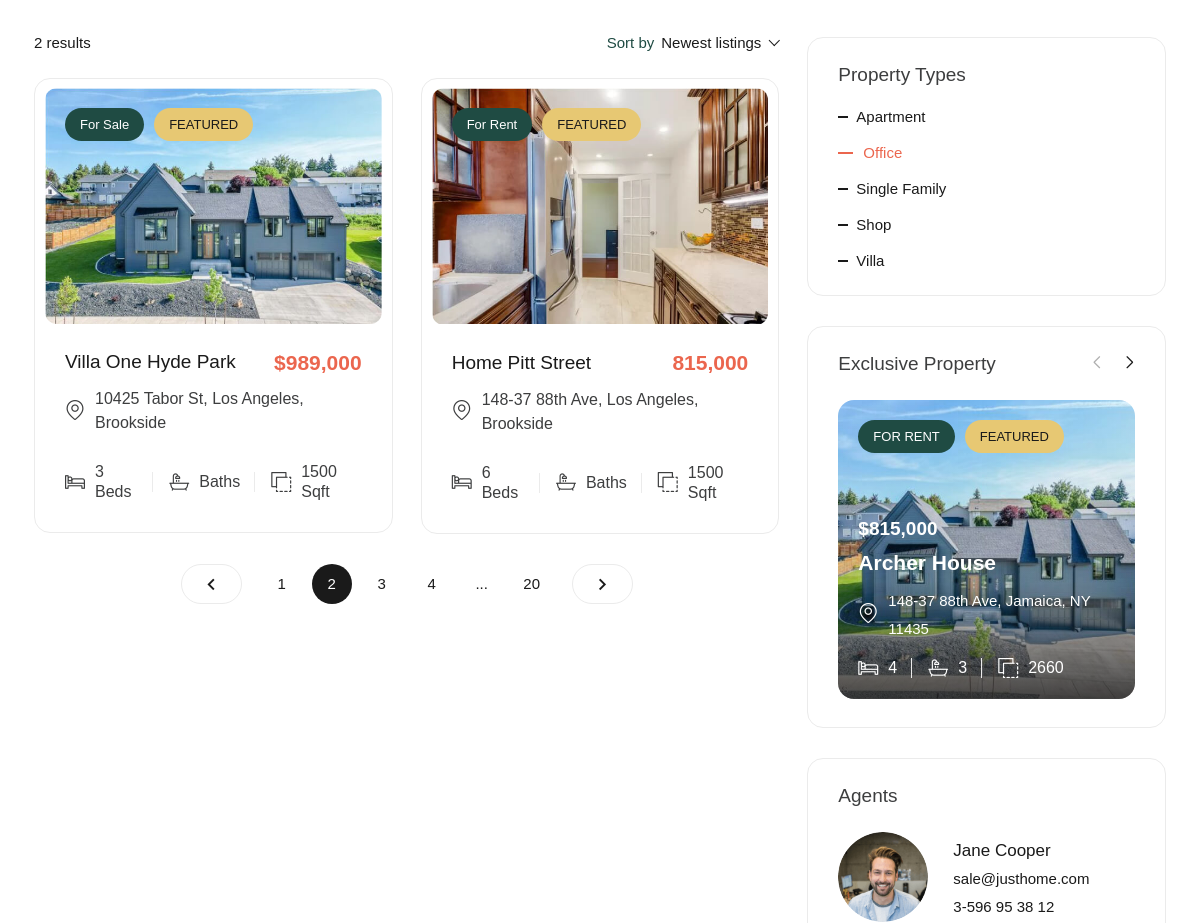
Before: /app/ (signed in, middle part) with the older database file.
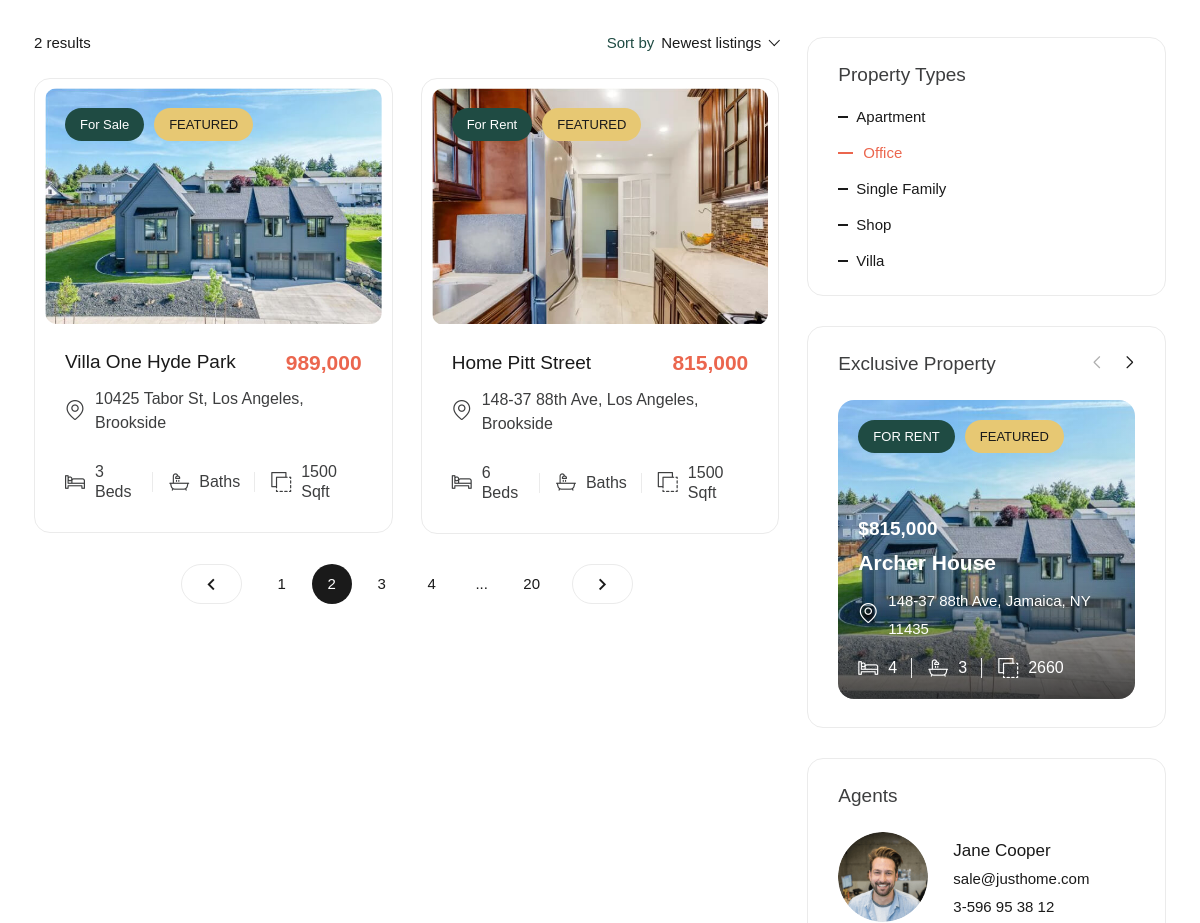
After: the same page with the newer database file.
### main/models.py (models this page shows, shortened)
class Property(models.Model):
	image_one = models.FileField(upload_to='account_files/profile_photos/', blank=True, default="none")
	image_two = models.FileField(upload_to='account_files/profile_photos/', blank=True, default="none")
	image_three = models.FileField(upload_to='account_files/profile_photos/', blank=True, default="none")
	image_four = models.FileField(upload_to='account_files/profile_photos/', blank=True, default="none")
	image_five = models.FileField(upload_to='account_files/profile_photos/', blank=True, default="none")
	image_six = models.FileField(upload_to='account_files/profile_photos/', blank=True, default="none")
	image_seven = models.FileField(upload_to='account_files/profile_photos/', blank=True, default="none")
	image_eight = models.FileField(upload_to='account_files/profile_photos/', blank=True, default="none")
	image_nine = models.FileField(upload_to='account_files/profile_photos/', blank=True, default="none")
	image_ten = models.FileField(upload_to='account_files/profile_photos/', blank=True, default="none")
	image_eleven = models.FileField(upload_to='account_files/profile_photos/', blank=True, default="none")
	image_twelve = models.FileField(upload_to='account_files/profile_photos/', blank=True, default="none")
	image_thirteen = models.FileField(upload_to='account_files/profile_photos/', blank=True, default="none")
	image_fourtheen = models.FileField(upload_to='account_files/profile_photos/', blank=True, default="none")
	image_fivetheen = models.FileField(upload_to='account_files/profile_photos/', blank=True, default="none")
	image_sixteen = models.FileField(upload_to='account_files/profile_photos/', blank=True, default="none")
	image_seventeen = models.FileField(upload_to='account_files/profile_photos/', blank=True, default="none")
	image_eighteen = models.FileField(upload_to='account_files/profile_photos/', blank=True, default="none")
	image_nineteen = models.FileField(upload_to='account_files/profile_photos/', blank=True, default="none")
	image_twenty = models.FileField(upload_to='account_files/profile_photos/', blank=True, default="none")
	image_twenty_one = models.FileField(upload_to='account_files/profile_photos/', blank=True, default="none")
	title = models.CharField(max_length=50, default="none")
	price = models.CharField(max_length=30, default="none")
	price_per_sqft = models.CharField(max_length=30, default="none")
	category = models.CharField(max_length=30, default="none")
	description = models.TextField(default="none")
	bedroom_number = models.CharField(max_length=20, default="none")
	bathroom_number = models.CharField(max_length=20, default="none")
	garage = models.CharField(max_length=20, default="none")
	address = models.CharField(max_length=120, default="none")
	city = models.CharField(max_length=20, default="none", null=True)
	state = models.CharField(max_length=20, default="none", null=True)
	postal_code = models.CharField(max_length=20, default="none", null=True)
	country = models.CharField(max_length=20, default="none", null=True)
	area = models.CharField(max_length=20, default="none", null=True)
	property_attachment_one = models.FileField(upload_to='account_files/profile_photos/', default="none", null=True)
	property_attachment_two = models.FileField(upload_to='account_files/profile_photos/', default="none", null=True)
	property_attachment_three = models.FileField(upload_to='account_files/profile_photos/', default="none", null=True)
	property_attachment_four = models.FileField(upload_to='account_files/profile_photos/', default="none", null=True)
	property_id = models.CharField(max_length=20, default="none")
	property_size = models.CharField(max_length=20, default="none")
	garage_size = models.CharField(max_length=20, default="none")
	year_built = models.CharField(max_length=20, default="none")
	property_type = models.CharField(max_length=20, default="none")
	property_status = models.CharField(max_length=20, default="none")
	first_floor = models.FileField(upload_to='account_files/profile_photos/', blank=True, default="none")
	second_floor = models.FileField(upload_to='account_files/profile_photos/', blank=True, default="none")
	third_floor = models.FileField(upload_to='account_files/profile_photos/', blank=True, default="none")
	fourth_floor = models.FileField(upload_to='account_files/profile_photos/', blank=True, default="none",)
	app_user = models.ForeignKey(AppUser, on_delete=models.CASCADE)
	status = models.BooleanField(default=False)
	pub_date = models.DateTimeField(default=timezone.now)

### main/views.py (the view, shortened to what this page needs)
# urls.py: path("app/", views.AppView, name="app"),
def AppView(request):
    app_user = AppUser.objects.get(user__pk=request.user.id)
    properties = Property.objects.all()
    property_types = set(properties.values_list('property_type', flat=True))
    countries = set(properties.values_list('country', flat=True))
    categories = set(properties.values_list('category', flat=True))
    property_statuses = set(properties.values_list('property_status', flat=True))
    context = {
        "app_user": app_user,
        "properties": properties,
        "property_types": property_types,
        "countries": countries,
        "categories": categories,
        "property_statuses": property_statuses,
    }
    return render(request, "main/app.html", context)

### main/templates/main/app.html (shortened to what the changed rows need)
{% extends 'main/base.html' %}
{% load static %}
{% block content %}
            <div class="main-content px-20">
                <div class="property-list-wrap-v3">
                    <div class="cl-container">
                        <div class="row">
                            <div class="col-lg-8">
                                <div class="row list">
                                    {% for item in properties %}
                                    <div class="col-xl-6">
                                        <div class="box-dream has-border wow fadeInUp">
                                            <div class="image">
                                                <div class="list-tags">
                                                    <a href="#" class="tags-item for-sell">{{ item.property_status }}</a>
                                                    <a href="#" class="tags-item featured">FEATURED</a>
                                                </div>
                                                <div class="swiper-container slider-box-dream arrow-style-1 pagination-style-1">
                                                    <div class="swiper-wrapper">
                                                        <div class="swiper-slide">
                                                            <div class="">
                                                                <img class="" src="{{ item.image_one.url }}" alt="">
                                                            </div>
                                                        </div>
                                                    </div>
                                                </div>
                                            </div>
                                            <div class="content">
                                                <div class="head">
                                                    <div class="title">
                                                        <a href="{% url 'main:property_detail' item.id %}">{{ item.title }}</a>
                                                    </div>
                                                    <div class="price">{{ item.price }}</div>
                                                </div>
                                                <div class="location">
                                                    <div class="icon">
                                                        <i class="flaticon-location"></i>
                                                    </div>
                                                    <p>{{ item.address }}, {{ item.city }}, {{ item.area }}</p>
                                                </div>
                                                <div class="icon-box">
                                                    <div class="item">
                                                        <i class="flaticon-hotel"></i>
                                                        <p>{{ item.bedroom_number }} Beds</p>
                                                    </div>
                                                    <div class="item">
                                                        <i class="flaticon-bath-tub"></i>
                                                        <p>{{ item.number }} Baths</p>
                                                    </div>
                                                    <div class="item">
                                                        <i class="flaticon-minus-front"></i>
                                                        <p>{{ item.property_size }} Sqft</p>
                                                    </div>
                                                </div>
                                            </div>
                                        </div>
                                    </div>
                                    {% endfor %}
                                </div>
                            </div>
                        </div>
                    </div>
                </div>
            </div>
            {% endblock %}

Changed rows visible on the page:
changed Property "Villa One Hyde Park": price "$989,000" → "989,000"
